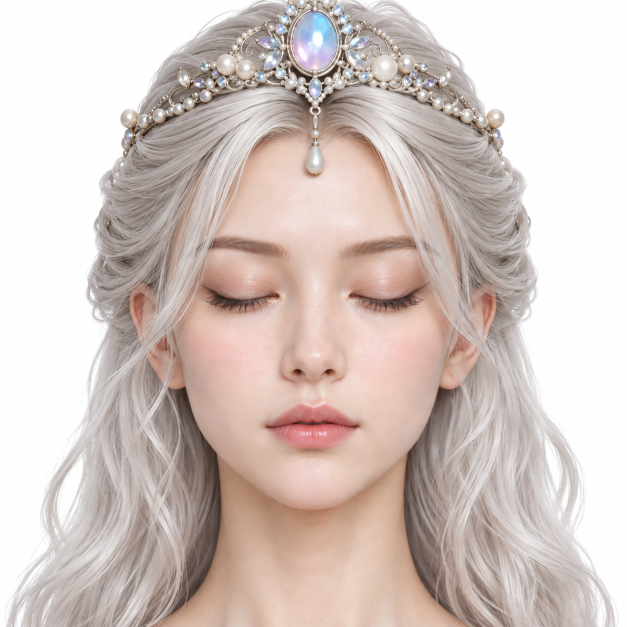
#> input picture src/fish6/chars/268853.png, 1254 x 1254 px (shown at 1/2 size)
$ python cut.py chars/268852.png chars/268853.png
#> lines starting #> are read from the running program, lines starting #| are printed output that depends on the picture; after the words box and inside, x2 and y2 are one past the last pixel; in counts of white or black regions, pixels touching at a corner belong together
#> further down, a is the input picture: shape (1254, 1254, 3); mean R, G, B 211.7, 197.8, 192.3
import numpy as np, cv2, sys, json
from PIL import Image
def _seps(prof_line,prof_ink,n,minlen=60):
    # 分隔線：橫跨 93% 以上、厚度 ≤4 的細線；沒有分隔線時改用「幾乎全白」的空隙
    lines=[i for i in range(n) if prof_line[i]>.75]
    grp=[]
    for i in lines:
        if grp and i-grp[-1][-1]<=2: grp[-1].append(i)
        else: grp.append([i])
    grp=[g for g in grp if len(g)<=4]
    if grp:
        edges=[0];
        for g in grp: edges+= [g[0],g[-1]+1]
        edges.append(n); segs=[(edges[i],edges[i+1]) for i in range(0,len(edges),2)]
    else:
        ink=[prof_ink[i]>.004 for i in range(n)]; segs=[]; st=None
        for i,v in enumerate(ink+[False]):
            if v and st is None: st=i
            if not v and st is not None: segs.append((max(0,st-6),min(n,i+6))); st=None
    return [s for s in segs if s[1]-s[0]>minlen]
def panels(a):
    g=cv2.cvtColor(a,cv2.COLOR_RGB2GRAY).astype(int)
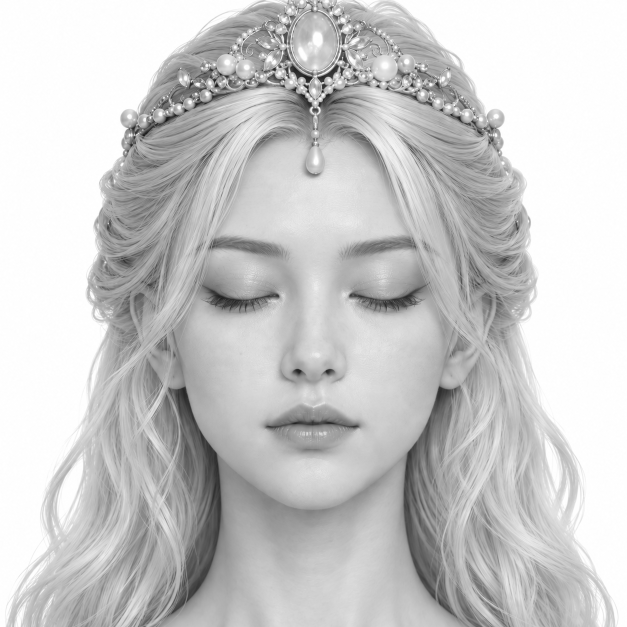
#> g: shape (1254, 1254) int64 (shown at 1/2 size); min 16, max 255, mean 201.3
    L=(g<238)&(g>120); L2=L|np.roll(L,-1,0)   # 線可能被魚鰭蓋住、或分在相鄰兩行
#> after `L = (g < 238) & (g > 120)`:
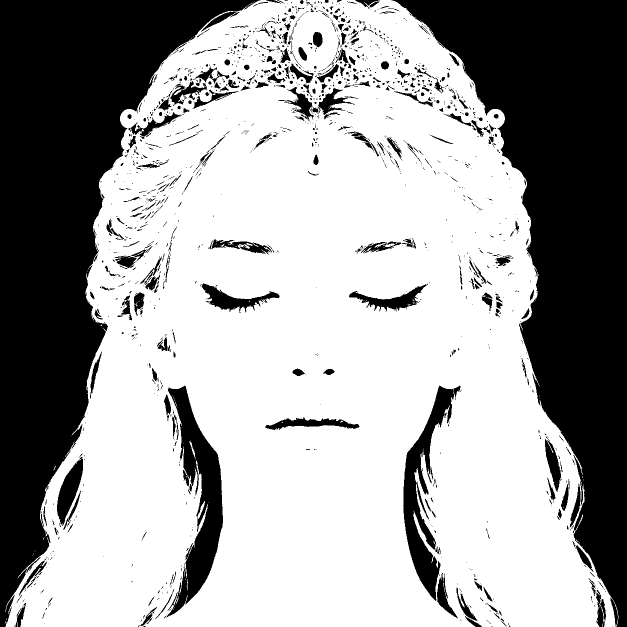
#> L: shape (1254, 1254) bool (shown at 1/2 size); 63.7% white; 1507 black regions (1166 under 20 px), largest, box (x1, y1, x2, y2) and area: (783, 0, 1254, 1254) 238095, (0, 0, 521, 1254) 237417, (333, 771, 446, 1235) 20282
#> after `L2 = L | np.roll(L, -1, 0)`:
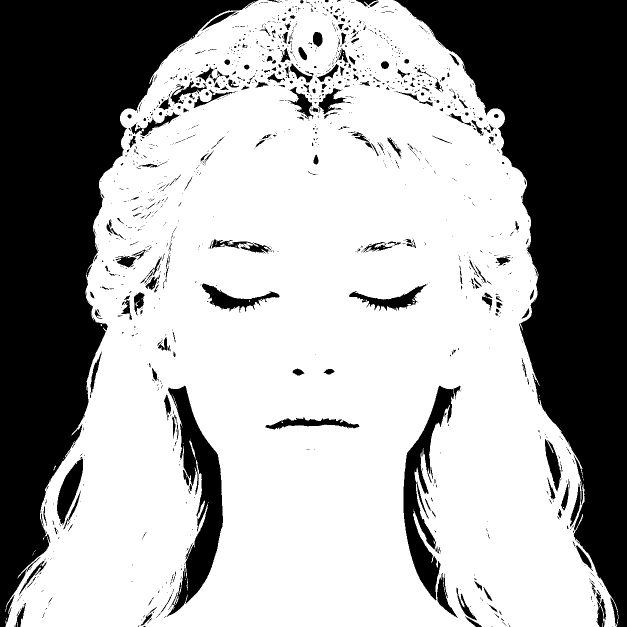
#> L2: shape (1254, 1254) bool (shown at 1/2 size); 64.6% white; 1417 black regions (1162 under 20 px), largest, box (x1, y1, x2, y2) and area: (787, 0, 1254, 1254) 237323, (0, 0, 517, 1254) 236394, (333, 771, 446, 1234) 19761
    return _seps(L2.mean(1),(g<238).mean(1),g.shape[0])
#> in _seps, `lines=[i for i in range(n) if prof_line[i]>.75]`: lines = 267 values from 979 to 1253
#> the loop in _seps, `for i in lines:` made 267 passes
#> i on passes 1 to 3: 979, 981, 987
#> after the loop in _seps, `for i in lines:`: grp = 3 items
#> in _seps, `grp=[g for g in grp if len(g)<=4]`: grp = [[979, 981]]
#> the loop in _seps, `for g in grp: edges+= [g[0],g[-1]+1]` made 1 pass
#> (g, edges) on pass 1: ([979, 981], [0, 979, 982])
#> in _seps, `segs = [(edges[i], edges[i + 1]) for i in range(0, len(edges), 2)]`: segs = [(0, 979), (982, 1254)]
def vsplit(a,y0,y1):
    g=cv2.cvtColor(a[y0:y1],cv2.COLOR_RGB2GRAY).astype(int)
    L=(g<238)&(g>120); L2=L|np.roll(L,-1,1)
    return _seps(L2.mean(0),(g<238).mean(0),g.shape[1])
def mask(a):
    h,w,_=a.shape; mn=a.min(2).astype(int)
    bgc=(mn>238).astype(np.uint8)   # 接近白
    pad=cv2.copyMakeBorder(bgc,1,1,1,1,cv2.BORDER_CONSTANT,value=1)
    n,lab=cv2.connectedComponents(pad,connectivity=4); border=set(np.unique(np.concatenate([lab[0],lab[-1],lab[:,0],lab[:,-1]])))-{0}
    bg=np.isin(lab,list(border))[1:-1,1:-1]
    m=(~bg).astype(np.uint8)*255; m=cv2.morphologyEx(m,cv2.MORPH_OPEN,np.ones((3,3),np.uint8))
    n,lab,st,_=cv2.connectedComponentsWithStats(m); big=np.argmax(st[1:,4])+1; keep=np.zeros_like(m)
    for i in range(1,n):
        if i==big or st[i,4]>st[big,4]*.01: keep[lab==i]=255
    return cv2.GaussianBlur(keep,(3,3),0)
def square(a,m,size=512,pad=1.08):
    ys,xs=np.where(m>128); a=a[ys.min():ys.max()+1,xs.min():xs.max()+1]; m=m[ys.min():ys.max()+1,xs.min():xs.max()+1]
    h,w=m.shape; s=int(max(h,w)*pad); can=np.zeros((s,s,4),np.uint8); y0=(s-h)//2; x0=(s-w)//2; can[y0:y0+h,x0:x0+w]=np.dstack([a,m]); return Image.fromarray(can).resize((size,size),Image.LANCZOS)
def tight(a,m):
    ys,xs=np.where(m>128); return Image.fromarray(np.dstack([a,m])[ys.min():ys.max()+1,xs.min():xs.max()+1])
if __name__=='__main__':
    k,f=sys.argv[1],sys.argv[2]; a=np.asarray(Image.open(f).convert('RGB'))
    B=panels(a); info={'bands':B}
#> after `B = panels(a)`: B = [(0, 979), (982, 1254)]
#> after `info = {'bands': B}`: info = {'bands': [(0, 979), (982, 1254)]}
    side=a[B[0][0]+2:B[0][1]-2]; top=a[B[1][0]+2:B[1][1]-2]; V=vsplit(a,*B[2]); info['bottom']=V
#> after `side = a[B[0][0] + 2:B[0][1] - 2]`:
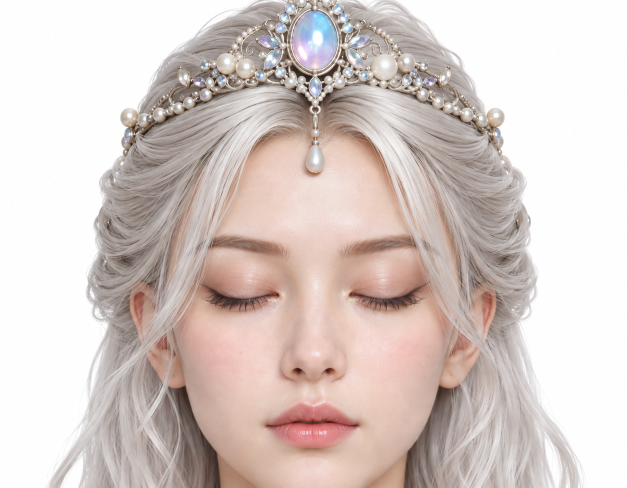
#> side: shape (975, 1254, 3) (shown at 1/2 size); mean R, G, B 215.1, 202.1, 197.5
#> after `top = a[B[1][0] + 2:B[1][1] - 2]`:
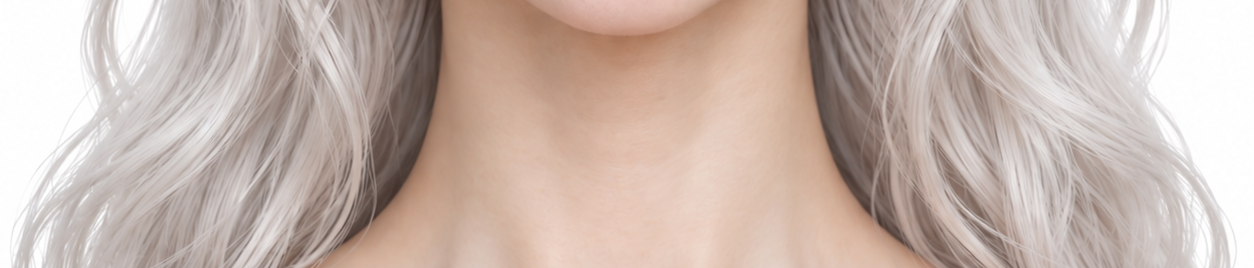
#> top: shape (268, 1254, 3); mean R, G, B 199.7, 181.9, 173.3
#> (the run stopped early here; a loop or call above may not have finished)
